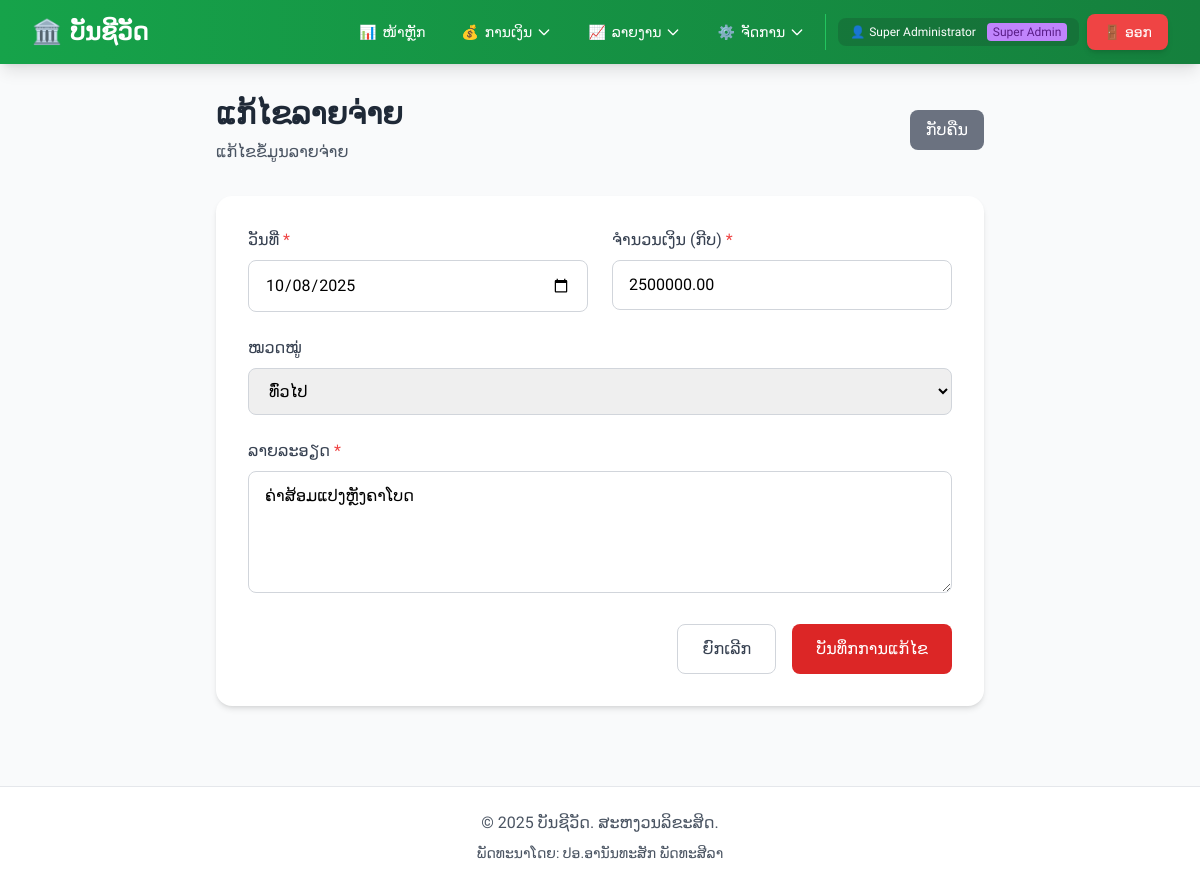
Page /modules/expense/edit.php?id=3 (signed in) on the committed database.
### tables this page shows
CREATE TABLE IF NOT EXISTS expense (
    id INT PRIMARY KEY AUTO_INCREMENT,
    temple_id INT NOT NULL,
    date DATE NOT NULL,
    description TEXT NOT NULL,
    amount DECIMAL(15,2) NOT NULL,
    category_id INT,
    created_by INT NOT NULL,
    created_at TIMESTAMP DEFAULT CURRENT_TIMESTAMP,
    updated_at TIMESTAMP DEFAULT CURRENT_TIMESTAMP ON UPDATE CURRENT_TIMESTAMP,
    FOREIGN KEY (temple_id) REFERENCES temples(id) ON DELETE RESTRICT,
    FOREIGN KEY (created_by) REFERENCES users(id) ON DELETE RESTRICT,
    FOREIGN KEY (category_id) REFERENCES expense_categories(id) ON DELETE SET NULL,
    INDEX idx_date (date),
    INDEX idx_temple_id (temple_id),
    INDEX idx_created_by (created_by)
);

### config.php (called while the page is built, shortened)
<?php
function e($string) {
    return htmlspecialchars($string, ENT_QUOTES, 'UTF-8');
}

### modules/expense/edit.php (the view, shortened to what this page needs)
<?php
require_once __DIR__ . '/../../config.php';
$db = getDB();
$id = $_GET['id'] ?? 0;
$stmt = $db->prepare("SELECT * FROM expense WHERE id = :id LIMIT 1");
$stmt->execute([':id' => $id]);
$record = $stmt->fetch();
require_once __DIR__ . '/../../includes/header.php';
?>
<div class="max-w-3xl mx-auto">
    <div class="mb-8">
        <div class="flex items-center justify-between">
            <div>
                <h1 class="text-3xl font-bold text-gray-800 mb-2">ແກ້ໄຂລາຍຈ່າຍ</h1>
                <p class="text-gray-600">ແກ້ໄຂຂໍ້ມູນລາຍຈ່າຍ</p>
            </div>
            <a href="<?php echo BASE_URL; ?>/modules/expense/list.php"
               class="bg-gray-500 hover:bg-gray-600 text-white px-4 py-2 rounded-lg transition duration-200">
                ກັບຄືນ
            </a>
        </div>
    </div>
    <div class="bg-white rounded-2xl shadow-md p-8">
        <form method="POST" action="">
            <div class="grid grid-cols-1 md:grid-cols-2 gap-6 mb-6">
                <div>
                    <label for="date" class="block text-gray-700 font-medium mb-2">
                        ວັນທີ່ <span class="text-red-500">*</span>
                    </label>
                    <input type="date"
                           id="date"
                           name="date"
                           required
                           value="<?php echo e($_POST['date'] ?? $record['date']); ?>"
                           class="w-full px-4 py-3 border border-gray-300 rounded-lg focus:outline-none focus:ring-2 focus:ring-red-500 focus:border-transparent">
                </div>
                <div>
                    <label for="amount" class="block text-gray-700 font-medium mb-2">
                        ຈຳນວນເງິນ (ກີບ) <span class="text-red-500">*</span>
                    </label>
                    <input type="number"
                           id="amount"
                           name="amount"
                           required
                           min="0"
                           step="1"
                           value="<?php echo e($_POST['amount'] ?? $record['amount']); ?>"
                           class="w-full px-4 py-3 border border-gray-300 rounded-lg focus:outline-none focus:ring-2 focus:ring-red-500 focus:border-transparent"
                           placeholder="0">
                </div>
            </div>
            <div class="mb-6">
                <label for="category" class="block text-gray-700 font-medium mb-2">
                    ໝວດໝູ່
                </label>
                <select id="category"
                        name="category"
                        class="w-full px-4 py-3 border border-gray-300 rounded-lg focus:outline-none focus:ring-2 focus:ring-red-500 focus:border-transparent">
                    <option value="ທົ່ວໄປ" <?php echo ($record['category'] === 'ທົ່ວໄປ') ? 'selected' : ''; ?>>ທົ່ວໄປ</option>
                </select>
            </div>
            <div class="mb-6">
                <label for="description" class="block text-gray-700 font-medium mb-2">
                    ລາຍລະອຽດ <span class="text-red-500">*</span>
                </label>
                <textarea id="description"
                          name="description"
                          required
                          rows="4"
                          class="w-full px-4 py-3 border border-gray-300 rounded-lg focus:outline-none focus:ring-2 focus:ring-red-500 focus:border-transparent"
                          placeholder="ລາຍລະອຽດລາຍຈ່າຍ..."><?php echo e($_POST['description'] ?? $record['description']); ?></textarea>
            </div>
            <div class="flex justify-end space-x-4">
                <a href="<?php echo BASE_URL; ?>/modules/expense/list.php"
                   class="px-6 py-3 border border-gray-300 rounded-lg text-gray-700 hover:bg-gray-50 transition duration-200">
                    ຍົກເລີກ
                </a>
                <button type="submit"
                        class="bg-red-600 hover:bg-red-700 text-white px-6 py-3 rounded-lg transition duration-200">
                    ບັນທຶກການແກ້ໄຂ
                </button>
            </div>
        </form>
    </div>
</div>
<?php require_once __DIR__ . '/../../includes/footer.php'; ?>

### includes/header.php (style rules this page uses)
body { font-family: 'Phetsarath', sans-serif; }

### rows in the picture
expense: date "10/08/2025", amount "2500000.00", description "ຄ່າສ້ອມແປງຫຼັງຄາໂບດ"

### other values in the picture
$displayName "ບັນຊີວັດ"
$_SESSION['full_name'] "Super Administrator"
SITE_NAME "ບັນຊີວັດ"
